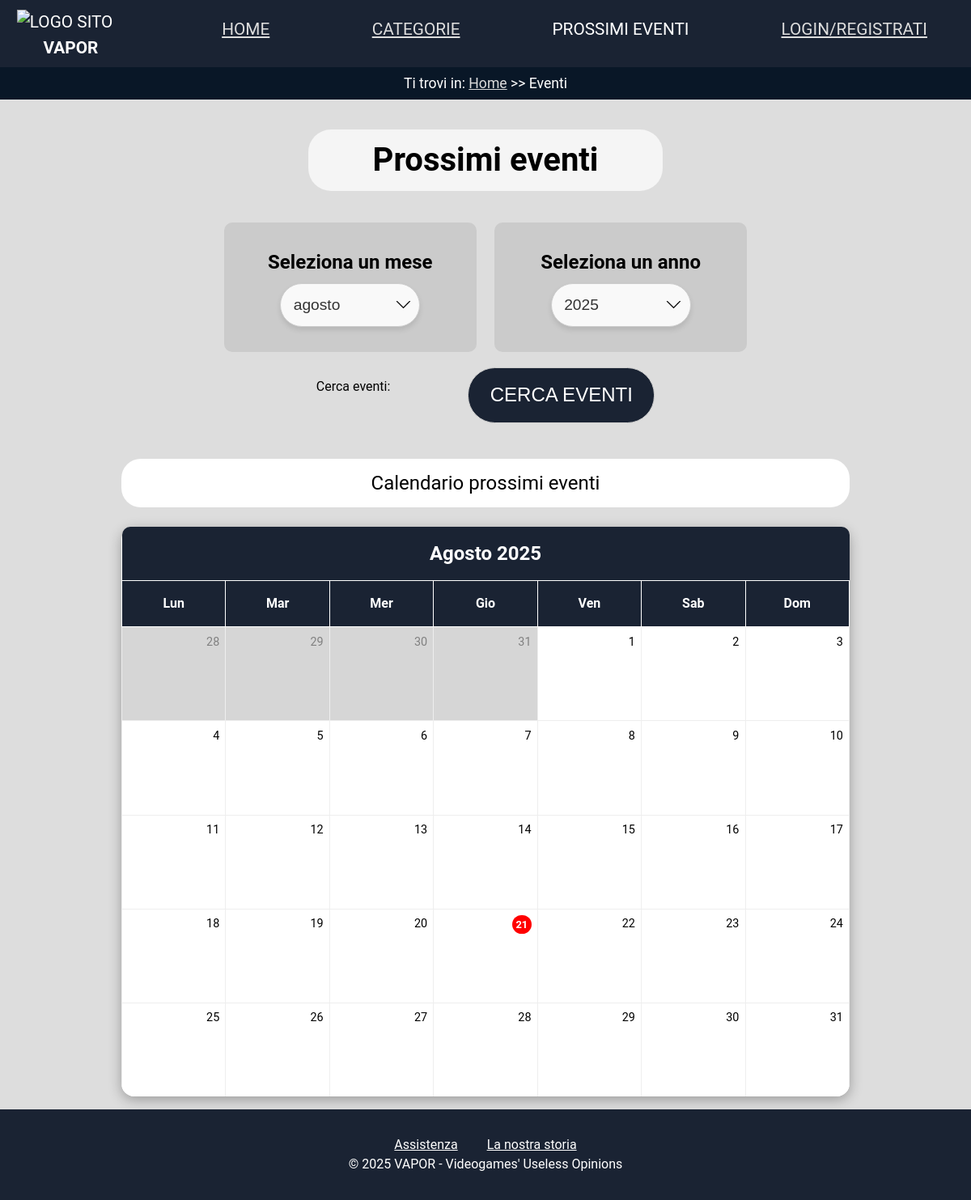
Page /eventi.php on the earlier database version.
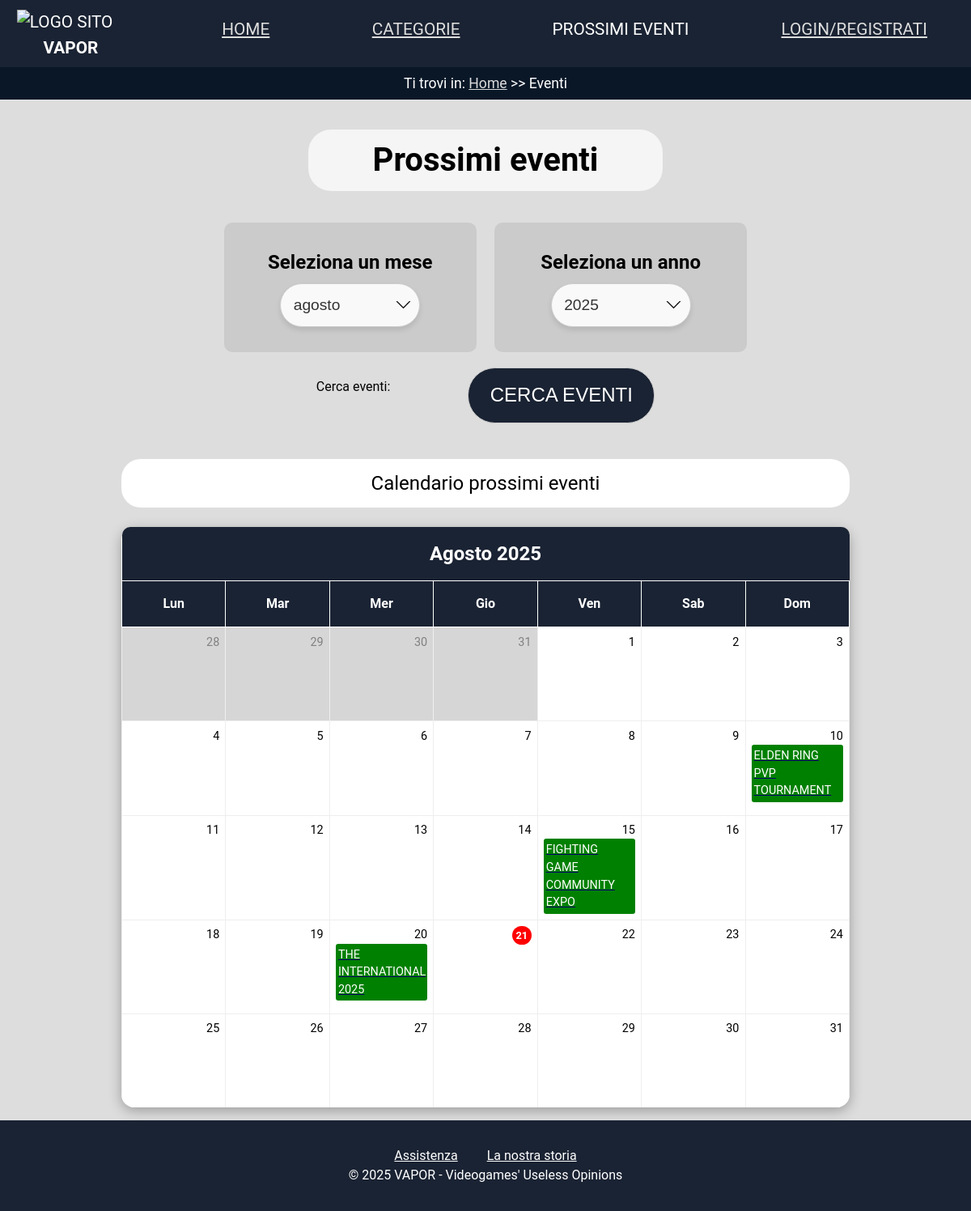
Same page on the later database version.
### tables this page shows
CREATE TABLE IF NOT EXISTS Eventi(
    nome_evento VARCHAR(64)PRIMARY KEY,
    nome_videogioco VARCHAR(64) NOT NULL,
    data_inizio_evento DATE NOT NULL,
    data_fine_evento DATE,
    squadre_coinvolte TEXT NOT NULL,
    vincitore_evento VARCHAR(64),
    FOREIGN KEY (nome_videogioco) REFERENCES Videogiochi(nome_gioco)
);

### dbconnections.php (called while the page is built, shortened)
<?php
class DBAccess {
	private $connection;
	public function openDBConnection() {
		$this->connection = mysqli_connect(DBAccess::HOST_DB, DBAccess::USERNAME, DBAccess::PASSWORD, DBAccess::DATABASE_NAME);
		return mysqli_connect_error();
	}
	public function getEventiMese($mese, $anno) {
		$query = "SELECT nome_evento,data_inizio_evento FROM Eventi
				  WHERE MONTH(data_inizio_evento) = ?
				  AND YEAR(data_inizio_evento) = ?";
		$stmt = mysqli_prepare($this->connection, $query);
		mysqli_stmt_bind_param($stmt, "ii", $mese, $anno);
		if (!mysqli_stmt_execute($stmt)) {
			die("Errore nell'esecuzione della query: " . mysqli_stmt_error($stmt));
		}
		$result = mysqli_stmt_get_result($stmt);
		if (!$result || mysqli_num_rows($result) === 0) {
			return null;
		}
		$eventi = array();
		while ($row = mysqli_fetch_assoc($result)) {
			$eventi[] = $row;
		}
		return $eventi;
	}
}
function traduciData($dataInput) {
    $mesi = [
        "january" => "Gennaio",
        "february" => "Febbraio",
        "march" => "Marzo",
        "april" => "Aprile",
        "may" => "Maggio",
        "june" => "Giugno",
        "july" => "Luglio",
        "august" => "Agosto",
        "september" => "Settembre",
        "october" => "Ottobre",
        "november" => "Novembre",
        "december" => "Dicembre"
    ];
    $parti = explode(' ', trim($dataInput));
    if (count($parti) === 3) {
        $giorno = $parti[0];
        $meseEng = strtolower($parti[1]);
        $anno = $parti[2];
        $meseIta = $mesi[$meseEng] ?? $parti[1];
        return "$giorno $meseIta $anno";
    } elseif (count($parti) === 2) {
        $meseEng = strtolower($parti[0]);
        $anno = $parti[1];
        $meseIta = $mesi[$meseEng] ?? $parti[0];
        return "$meseIta $anno";
    } else {
        return "errore Data";
    }
}
?>

### eventi.php (the view, shortened to what the changed rows need)
<?php
require_once "dbconnections.php";
require_once "template.php";
$timestamp = $_SERVER['REQUEST_TIME'];
$anno = "2025";
$oggiG = date('d', $timestamp);
$oggiM = date('m', $timestamp);
$oggiY = date('y', $timestamp);
$calendarioHTML = "";
if (isset($_POST['submit'])) {
    $mese = ($_POST['mese']);
    $anno = ($_POST['anno']);
} else {
    $mese = $oggiM;
}
$connessione = new DBAccess();
$connessioneOK = $connessione->openDBConnection();
$eventi = "";
if (!$connessioneOK) {
    $eventi = $connessione->getEventiMese($mese, $anno);
}
$giorniSettimana = ['Lun', 'Mar', 'Mer', 'Gio', 'Ven', 'Sab', 'Dom'];
$giorniSettimanaC = ['Lunedì', 'Martedì', 'Mercoledì', 'Giovedì', 'Venerdì', 'Sabato', 'Domenica'];
$primoGiorno = mktime(0, 0, 0, $mese, 1, $anno);
$indicePrimoGiorno = date('N', $primoGiorno);
$numeroGiorni = date('t', $primoGiorno);
$giorniInizialiVuoti = $indicePrimoGiorno - 1;
$giorniDelMesePrecedente = date('t', mktime(0, 0, 0, $mese - 1, 1, $anno));
$data = date('F Y', $primoGiorno);
$data = traduciData($data);
$calendarioHTML .= "<thead>";
$calendarioHTML .= "<div><tr class='mese_selezionato'><th colspan='7'><div>" . $data . "</div></th></tr></div>";
$tmp = false;
if (date('m', $primoGiorno) === $oggiM && date('y', $primoGiorno) === $oggiY) {
    $tmp = true;
}
$calendarioHTML .= "<tr class='listaGiorniCalendario'>";
foreach ($giorniSettimana as $giorno) {
    $calendarioHTML .= "<th scope='col'>$giorno</th>";
}
$calendarioHTML .= "</tr></thead><tbody><tr>";
$indiceGiornoSettimana = 0;
for ($i = $giorniInizialiVuoti; $i > 0; $i--) {
    $giorno = $giorniDelMesePrecedente - $i + 1;
    $giornoSettimanaC = $giorniSettimanaC[$indiceGiornoSettimana % 7];
    $calendarioHTML .= "<td class='giornoFuori' data-title='$giornoSettimanaC'>$giorno</td>";
    $indiceGiornoSettimana++;
}
$giornoCorrente = 1;
while ($giornoCorrente <= $numeroGiorni) {
    $eventoStampato = false;
    $giornoSettimanaC = $giorniSettimanaC[$indiceGiornoSettimana % 7];
    if (!empty($eventi)) {
        foreach ($eventi as $ev) {
            $giornoEvento = intval(date('j', strtotime($ev['data_inizio_evento'])));
            if ($giornoEvento === $giornoCorrente && !$eventoStampato) {
                $nomeEvento = ($ev['nome_evento']);
                $eventoLink = ($ev['nome_evento']);
                if (!($tmp && $giornoCorrente == $oggiG)) {
                    $calendarioHTML .= "<td data-title='$giornoSettimanaC'><span class='eventoPresente'>$giornoCorrente</span><a href='evento_singolo.php?nome_evento={$eventoLink}'><p class='marked'>$nomeEvento</p></a></td>";
                } else {
                    $calendarioHTML .= "<td data-title='$giornoSettimanaC'><span class='eventoPresenteOggi'>$giornoCorrente</span><a href='evento_singolo.php?nome_evento={$eventoLink}'><p class='marked'>$nomeEvento</p></a></td>";
                }
                $eventoStampato = true;
            }
        }
    }
    if (!$eventoStampato) {
        if (!($tmp && $giornoCorrente == $oggiG)) {
            $calendarioHTML .= "<td data-title='$giornoSettimanaC'>$giornoCorrente</td>";
        } else {
            $calendarioHTML .= "<td data-title='$giornoSettimanaC'><span class='eventoOggi'>$giornoCorrente</span></td>";
        }
    }
    if (($giorniInizialiVuoti + $giornoCorrente - 1) % 7 == 6) {
        $calendarioHTML .= "</tr><tr>";
    }
    $giornoCorrente++;
    $indiceGiornoSettimana++;
}
$calendarioHTML .= "</tr>";
$calendarioHTML .= "</tbody>";
?>

Differences in the rows shown:
added eventi: nome_evento "ELDEN RING PVP TOURNAMENT"
added eventi: nome_evento "FIGHTING GAME COMMUNITY EXPO"
added eventi: nome_evento "THE INTERNATIONAL 2025"
Other differences:
list line gone: "10"
list line gone: "15"
list line gone: "20"
